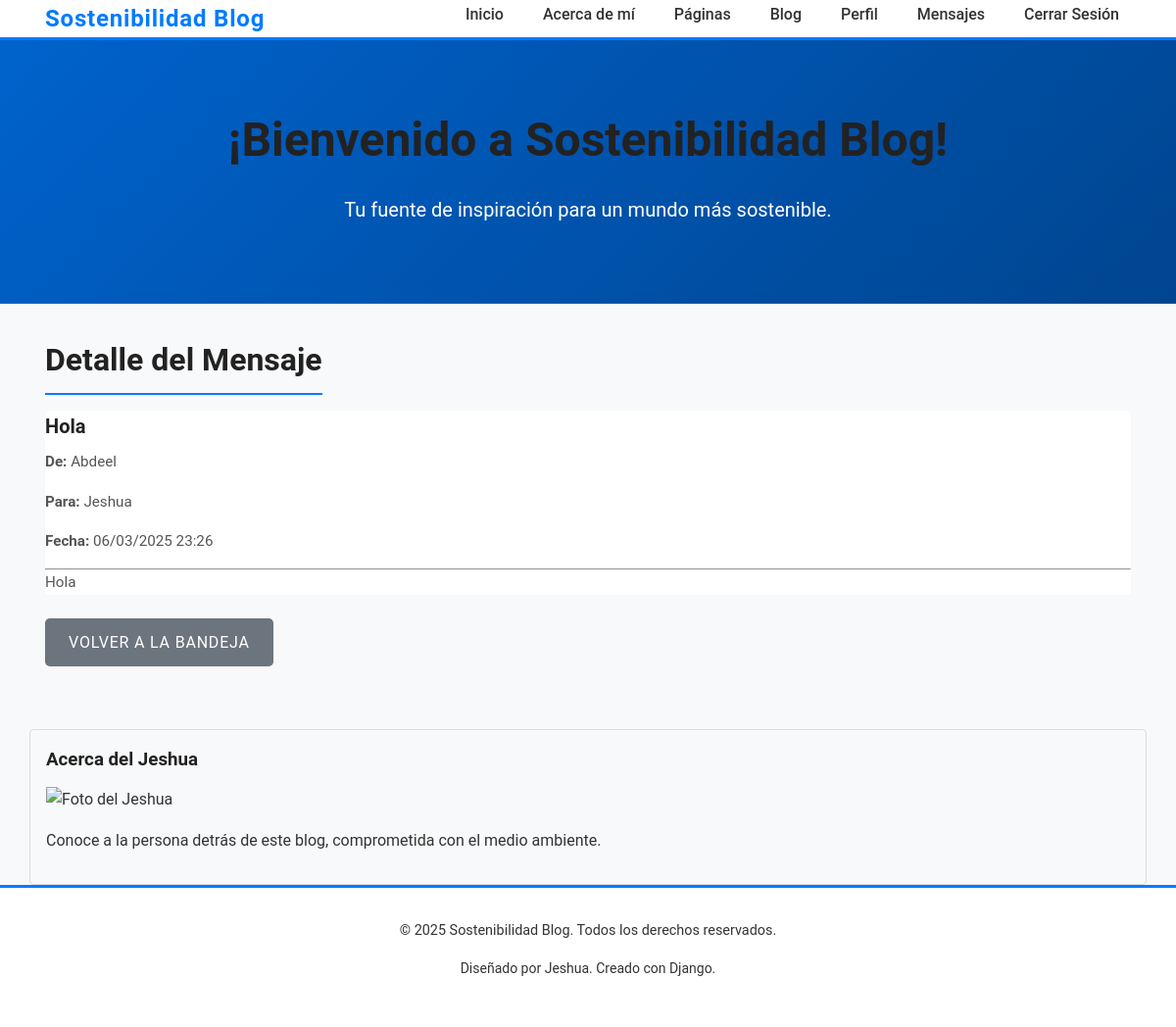
Page /messaging/detail/1/ (signed in) on the committed database.
### messaging/models.py (models this page shows, shortened)
class Message(models.Model):
    from_user = models.ForeignKey(
        User,
        on_delete=models.CASCADE,
        related_name='sent_messages',
        verbose_name="Remitente"
    )
    to_user = models.ForeignKey(
        User,
        on_delete=models.CASCADE,
        related_name='received_messages',
        verbose_name="Destinatario"
    )
    subject = models.CharField(
        max_length=200,
        verbose_name="Asunto"
    )
    body = models.TextField(
        verbose_name="Contenido"
    )
    created_at = models.DateTimeField(
        auto_now_add=True,
        verbose_name="Fecha de envío"
    )
    is_read = models.BooleanField(
        default=False,
        verbose_name="Leído"
    )
    class Meta:
        verbose_name = "Mensaje"
        verbose_name_plural = "Mensajes"
        ordering = ['-created_at']

### messaging/views.py (the view)
# urls.py: path('detail/<int:pk>/', MessageDetailView.as_view(), name='message_detail'),
class MessageDetailView(LoginRequiredMixin, DetailView):
    model = Message
    template_name = 'messaging/message_detail.html'
    context_object_name = 'message'
    def get_queryset(self):
        return Message.objects.filter(to_user=self.request.user) | Message.objects.filter(from_user=self.request.user)
    def get_object(self, queryset=None):
        message = super().get_object(queryset)
        if message.to_user == self.request.user and not message.is_read:
            message.is_read = True
            message.save()
        return message

### messaging/templates/messaging/message_detail.html (shortened to what this page needs)
{% extends 'base.html' %}
{% load static %}
{% block content %}
<section class="py-5">
    <div class="container">
        <h2>Detalle del Mensaje</h2>
        <div class="card">
            <div class="card-body">
                <h4 class="card-title">{{ message.subject }}</h4>
                <p class="card-text"><strong>De:</strong> {{ message.from_user.username }}</p>
                <p class="card-text"><strong>Para:</strong> {{ message.to_user.username }}</p>
                <p class="card-text"><strong>Fecha:</strong> {{ message.created_at|date:"d/m/Y H:i" }}</p>
                <hr>
                <p class="card-text">{{ message.body }}</p>
            </div>
        </div>
        <div class="mt-4">
            <a href="{% url 'messaging:inbox' %}" class="btn btn-secondary">Volver a la Bandeja</a>
        </div>
    </div>
</section>
{% endblock %}

### static/css/main.css (style rules this page uses)
*, *::before, *::after { margin: 0; padding: 0; box-sizing: border-box; }
body { font-family: 'Roboto', sans-serif; font-size: 1rem; line-height: 1.6; color: #333; background-color: #f8f9fa; transition: background-color 0.3s ease, color 0.3s ease; }
a { color: #007bff; text-decoration: none; transition: color 0.3s ease; }
h1, h2, h3, h4, h5, h6 { font-weight: 700; margin-bottom: 0.75rem; color: #222; }
p { margin-bottom: 1rem; }
.container { max-width: 1200px; margin: 0 auto; padding: 0 1rem; }
section { margin-bottom: 2rem; }
section h2 { font-size: 2rem; margin-bottom: 1rem; border-bottom: 2px solid #007bff; display: inline-block; padding-bottom: 0.5rem; }
.card { border: none; transition: transform 0.3s ease, box-shadow 0.3s ease; background-color: #fff; border-radius: 0.25rem; margin-bottom: 1rem; }
.card-title { font-size: 1.25rem; font-weight: bold; margin-bottom: 0.5rem; }
.card-text { font-size: 0.95rem; color: #555; }
.btn { padding: 0.75rem 1.5rem; border-radius: 0.3rem; font-size: 1rem; text-transform: uppercase; letter-spacing: 0.05rem; border: none; cursor: pointer; transition: background-color 0.3s ease, border-color 0.3s ease, transform 0.2s ease; display: inline-flex; align-items: center; justify-content: center; }
.btn-secondary { background-color: #6c757d; color: #fff; }
.mt-4 { margin-top: 1.5rem !important; }
@media (max-width: 1200px) { .container { max-width: 1140px; } }
html { scroll-behavior: smooth; }

### rows in the picture
Message: subject "Hola", from_user.username "Abdeel", to_user.username "Jeshua", created_at "06/03/2025 23:26", body "Hola"
